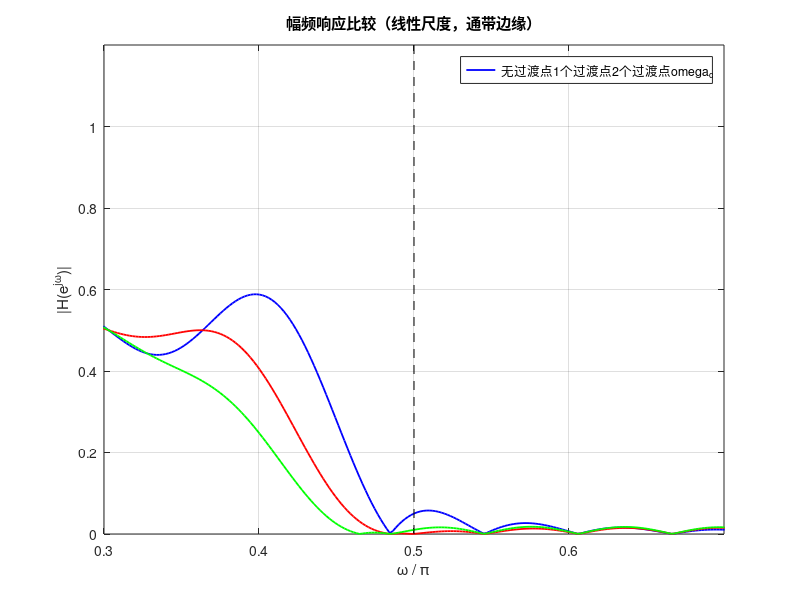

MATLAB code for this plot:
clc; clear;

% ----------- 参数设置 -----------
N = 33;
M = (N - 1) / 2;
wc = 0.5 * pi;  % 截止频率

wc_index = round(wc * N / (2 * pi));  % 对应频率采样点索引

% ---------- 构造三种情况的频率响应 ----------
case_labels = ["无过渡点", "1个过渡点", "2个过渡点"];
Hd_cases = zeros(N, 3);

Hd_cases(1:wc_index, 1) = 1;                              % 无过渡点
Hd_cases(1:wc_index-1, 2) = 1; Hd_cases(wc_index, 2) = 0.5;  % 一个过渡点
Hd_cases(1:wc_index-2, 3) = 1; Hd_cases(wc_index-1, 3) = 0.75; Hd_cases(wc_index, 3) = 0.25; % 两个过渡点

% ---------- 计算并绘制频率响应 ----------
NFFT = 1024;
omega = linspace(0, pi, NFFT/2 + 1);
colors = {'b', 'r', 'g'};


% 图：线性尺度，放大通带边缘
figure;
for i = 1:3
    Hd = Hd_cases(:, i).';
    k = 0:N-1;
    omega_k = 2*pi*k/N;
    Hd = Hd .* exp(-1j * omega_k * M);
    h = real(ifft(Hd));
    h = 0.5 * (h + fliplr(h));
    H_f = fft(h, NFFT);
    H_f = H_f(1:NFFT/2 + 1);
    plot(omega/pi, abs(H_f), colors{i}, 'LineWidth', 1.3); hold on;
end

plot([wc/pi wc/pi], [0 1.2], 'k--');  % 截止频率线
legend([case_labels, "\omega_c"], 'Location', 'best');
title('幅频响应比较（线性尺度，通带边缘）');
xlabel('\omega / \pi'); ylabel('|H(e^{j\omega})|');
xlim([0.3 0.7]); ylim([0 1.2]);
grid on; hold off;
